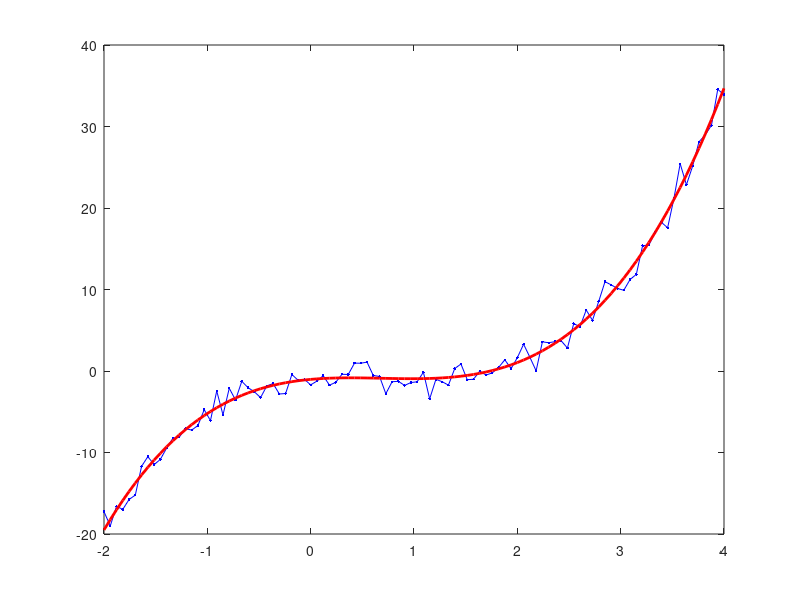

Recreate this plot in MATLAB. (Note: this script raises an error after producing the figure.)
 c = [1 -2 1 -1];  
x = linspace(-2,4);  
y = c(1)*x.^3+c(2)*x.^2+c(3)*x+c(4) + randn(1,100);
plot(x,y,'.b-')
hold on
c = polyfit(x,y,3);  
yhat = c(1)*x.^3+c(2)*x.^2+c(3)*x+c(4);
plot(x,yhat,'r','linewidth',2)
x0 = 2;
y0 = 10;
x = x(:); %reshape the data into a column vector
y = y(:);
% 'C' is the Vandermonde matrix for 'x'
n = 3; % Degree of polynomial to fit
V(:,n+1) = ones(length(x),1,class(x));
for j = n:-1:1
     V(:,j) = x.*V(:,j+1);
end
C = V;
% 'd' is the vector of target values, 'y'.
d = y;
%%
% There are no inequality constraints in this case, i.e., 
A = [];
b = [];
%%
% We use linear equality constraints to force the curve to hit the required point. In
% this case, 'Aeq' is the Vandermoonde matrix for 'x0'
Aeq = x0.^(n:-1:0);
% and 'beq' is the value the curve should take at that point
beq = y0;
%% 
p = lsqlin( C, d, A, b, Aeq, beq )
%%
% We can then use POLYVAL to evaluate the fitted curve
yhat = polyval( p, x );
%%
% Plot original data
plot(x,y,'.b-') 
hold on
% Plot point to go through
plot(x0,y0,'gx','linewidth',4) 
% Plot fitted data
plot(x,yhat,'r','linewidth',2) 
hold off